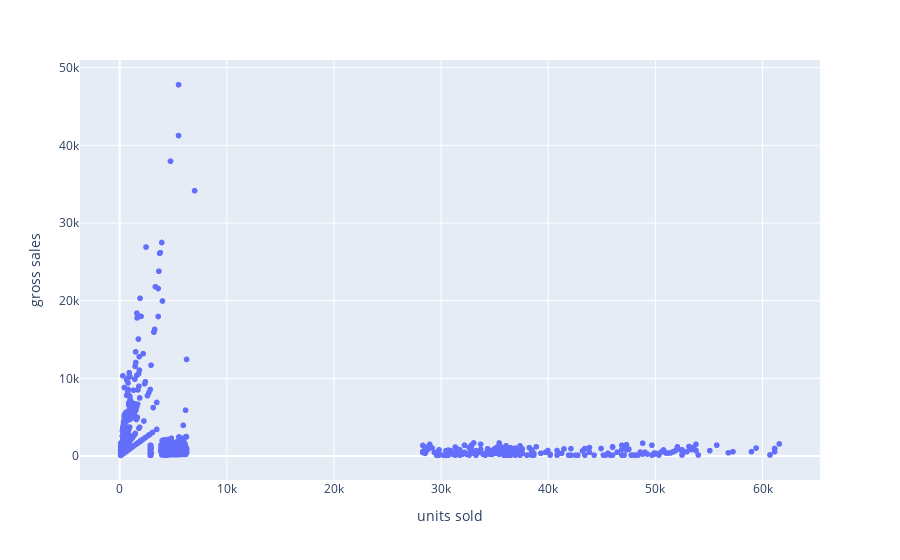

Notebook source saved alongside this figure:
### Code cell
fig = px.scatter(df, x='units sold', y='gross sales')
fig.show()

### Figure 1 — Plotly figure (JSON) as saved in the notebook; plotly's stock layout.template omitted (floating-point values rounded to 4 significant figures; data arrays with more than 128 entries replaced by an {"elided": "..."} marker saying what was removed)
{"data": [{"hovertemplate": "units sold=%{x}<br>gross sales=%{y}<extra></extra>", "legendgroup": "", "marker": {"color": "#636efa", "symbol": "circle"}, "mode": "markers", "name": "", "showlegend": false, "type": "scattergl", "x": {"elided": "1070 int values"}, "xaxis": "x", "y": {"elided": "1070 float values"}, "yaxis": "y"}], "layout": {"legend": {"tracegroupgap": 0}, "margin": {"t": 60}, "xaxis": {"anchor": "y", "domain": [0, 1], "title": {"text": "units sold"}}, "yaxis": {"anchor": "x", "domain": [0, 1], "title": {"text": "gross sales"}}}}
